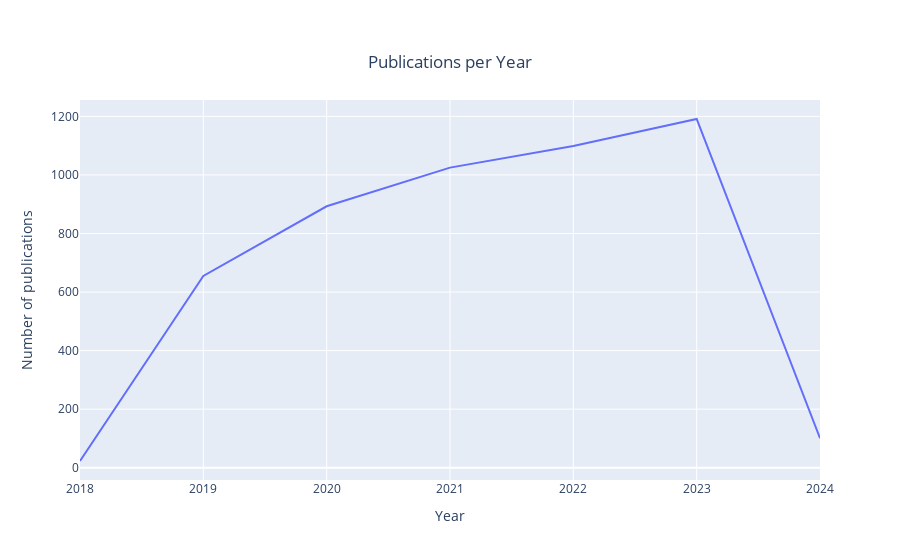

The code cell stored with this chart in its notebook:
### Code cell
fig = px.line(raw_df.groupby(['Year'], as_index=False)['Title'].count(),
                x = 'Year',
                y = 'Title',
                title='Publications per Year',
                labels = {
                    "Year": "Year",
                    "Title": "Number of publications"
                }
)
fig.update_layout(
    title={
        'text': "Publications per Year",
        'y':0.9,
        'x':0.5,
        'xanchor': 'center',
        'yanchor': 'top'
    }
)
fig.show()

### Figure 1 — Plotly figure (JSON) as saved in the notebook; plotly's stock layout.template omitted (floating-point values rounded to 4 significant figures)
{"data": [{"hovertemplate": "Year=%{x}<br>Number of publications=%{y}<extra></extra>", "legendgroup": "", "line": {"color": "#636efa", "dash": "solid"}, "marker": {"symbol": "circle"}, "mode": "lines", "name": "", "orientation": "v", "showlegend": false, "type": "scatter", "x": [2018, 2019, 2020, 2021, 2022, 2023, 2024], "xaxis": "x", "y": [23, 655, 893, 1025, 1099, 1191, 101], "yaxis": "y"}], "layout": {"legend": {"tracegroupgap": 0}, "title": {"text": "Publications per Year", "x": 0.5, "xanchor": "center", "y": 0.9, "yanchor": "top"}, "xaxis": {"anchor": "y", "domain": [0, 1], "title": {"text": "Year"}}, "yaxis": {"anchor": "x", "domain": [0, 1], "title": {"text": "Number of publications"}}}}
